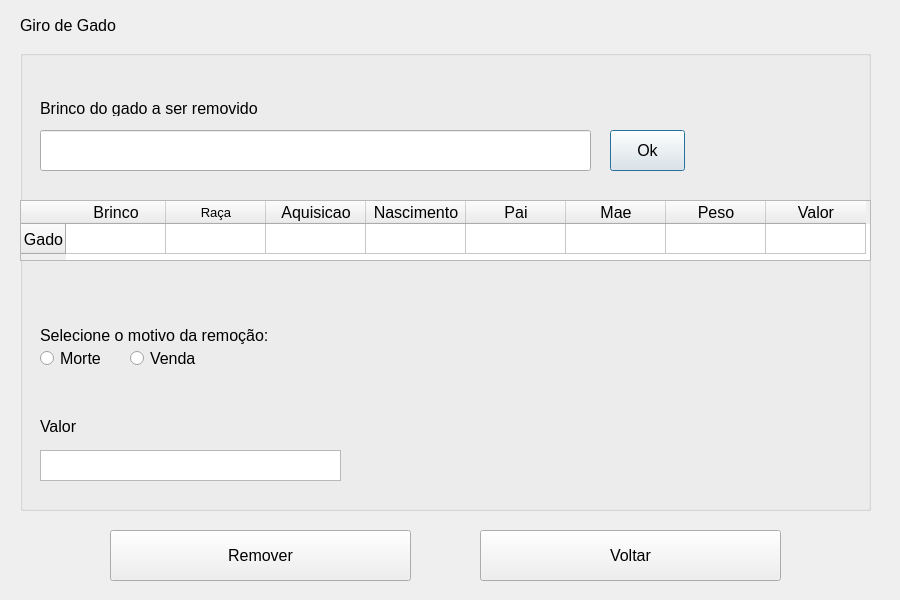
<?xml version="1.0" encoding="UTF-8"?>
<ui version="4.0">
 <class>CattleRemoveScreen</class>
 <widget class="QDialog" name="CattleRemoveScreen">
  <property name="geometry">
   <rect>
    <x>0</x>
    <y>0</y>
    <width>900</width>
    <height>600</height>
   </rect>
  </property>
  <property name="windowTitle">
   <string>Tela de Exclusão de Gado</string>
  </property>
  <widget class="QLabel" name="labelTitle">
   <property name="geometry">
    <rect>
     <x>20</x>
     <y>10</y>
     <width>121</width>
     <height>31</height>
    </rect>
   </property>
   <property name="font">
    <font>
     <pointsize>12</pointsize>
    </font>
   </property>
   <property name="text">
    <string>Giro de Gado</string>
   </property>
  </widget>
  <widget class="QGroupBox" name="groupBox">
   <property name="geometry">
    <rect>
     <x>20</x>
     <y>50</y>
     <width>851</width>
     <height>461</height>
    </rect>
   </property>
   <property name="title">
    <string/>
   </property>
   <widget class="QRadioButton" name="radioButtonDeath">
    <property name="geometry">
     <rect>
      <x>20</x>
      <y>300</y>
      <width>82</width>
      <height>17</height>
     </rect>
    </property>
    <property name="font">
     <font>
      <pointsize>12</pointsize>
     </font>
    </property>
    <property name="text">
     <string>Morte</string>
    </property>
   </widget>
   <widget class="QRadioButton" name="radioButtonSell">
    <property name="geometry">
     <rect>
      <x>110</x>
      <y>300</y>
      <width>82</width>
      <height>17</height>
     </rect>
    </property>
    <property name="font">
     <font>
      <pointsize>12</pointsize>
     </font>
    </property>
    <property name="text">
     <string>Venda</string>
    </property>
   </widget>
   <widget class="QTextEdit" name="inputPrice">
    <property name="geometry">
     <rect>
      <x>20</x>
      <y>400</y>
      <width>301</width>
      <height>31</height>
     </rect>
    </property>
    <property name="font">
     <font>
      <pointsize>12</pointsize>
     </font>
    </property>
   </widget>
   <widget class="QLabel" name="labelPrice">
    <property name="geometry">
     <rect>
      <x>20</x>
      <y>370</y>
      <width>47</width>
      <height>13</height>
     </rect>
    </property>
    <property name="font">
     <font>
      <pointsize>12</pointsize>
     </font>
    </property>
    <property name="text">
     <string>Valor</string>
    </property>
   </widget>
   <widget class="QLabel" name="labelReason">
    <property name="geometry">
     <rect>
      <x>20</x>
      <y>270</y>
      <width>231</width>
      <height>31</height>
     </rect>
    </property>
    <property name="font">
     <font>
      <pointsize>12</pointsize>
     </font>
    </property>
    <property name="text">
     <string>Selecione o motivo da remoção:</string>
    </property>
   </widget>
   <widget class="QTableWidget" name="cattleRemoveTable">
    <property name="geometry">
     <rect>
      <x>0</x>
      <y>150</y>
      <width>851</width>
      <height>61</height>
     </rect>
    </property>
    <property name="font">
     <font>
      <pointsize>12</pointsize>
     </font>
    </property>
    <row>
     <property name="text">
      <string>Gado</string>
     </property>
     <property name="textAlignment">
      <set>AlignCenter</set>
     </property>
    </row>
    <column>
     <property name="text">
      <string>Brinco</string>
     </property>
    </column>
    <column>
     <property name="text">
      <string>Raça</string>
     </property>
     <property name="font">
      <font>
       <pointsize>10</pointsize>
      </font>
     </property>
    </column>
    <column>
     <property name="text">
      <string>Aquisicao</string>
     </property>
    </column>
    <column>
     <property name="text">
      <string>Nascimento</string>
     </property>
    </column>
    <column>
     <property name="text">
      <string>Pai</string>
     </property>
    </column>
    <column>
     <property name="text">
      <string>Mae</string>
     </property>
    </column>
    <column>
     <property name="text">
      <string>Peso</string>
     </property>
    </column>
    <column>
     <property name="text">
      <string>Valor</string>
     </property>
    </column>
    <item row="0" column="0">
     <property name="text">
      <string/>
     </property>
     <property name="textAlignment">
      <set>AlignCenter</set>
     </property>
    </item>
    <item row="0" column="1">
     <property name="text">
      <string/>
     </property>
     <property name="font">
      <font>
       <family>MS Shell Dlg 2</family>
       <pointsize>10</pointsize>
      </font>
     </property>
     <property name="textAlignment">
      <set>AlignCenter</set>
     </property>
    </item>
    <item row="0" column="2">
     <property name="text">
      <string/>
     </property>
     <property name="textAlignment">
      <set>AlignCenter</set>
     </property>
    </item>
    <item row="0" column="3">
     <property name="text">
      <string/>
     </property>
     <property name="textAlignment">
      <set>AlignCenter</set>
     </property>
    </item>
    <item row="0" column="4">
     <property name="text">
      <string/>
     </property>
     <property name="textAlignment">
      <set>AlignCenter</set>
     </property>
    </item>
    <item row="0" column="5">
     <property name="text">
      <string/>
     </property>
     <property name="textAlignment">
      <set>AlignCenter</set>
     </property>
    </item>
    <item row="0" column="6">
     <property name="text">
      <string/>
     </property>
     <property name="textAlignment">
      <set>AlignCenter</set>
     </property>
    </item>
    <item row="0" column="7">
     <property name="text">
      <string/>
     </property>
     <property name="textAlignment">
      <set>AlignCenter</set>
     </property>
    </item>
   </widget>
   <widget class="QLineEdit" name="inputCattleEarring">
    <property name="geometry">
     <rect>
      <x>20</x>
      <y>80</y>
      <width>551</width>
      <height>41</height>
     </rect>
    </property>
    <property name="font">
     <font>
      <pointsize>12</pointsize>
     </font>
    </property>
   </widget>
   <widget class="QLabel" name="labelCattleEarring">
    <property name="geometry">
     <rect>
      <x>20</x>
      <y>50</y>
      <width>221</width>
      <height>16</height>
     </rect>
    </property>
    <property name="font">
     <font>
      <pointsize>12</pointsize>
     </font>
    </property>
    <property name="text">
     <string>Brinco do gado a ser removido</string>
    </property>
   </widget>
   <widget class="QPushButton" name="okButton">
    <property name="geometry">
     <rect>
      <x>590</x>
      <y>80</y>
      <width>75</width>
      <height>41</height>
     </rect>
    </property>
    <property name="font">
     <font>
      <pointsize>12</pointsize>
     </font>
    </property>
    <property name="text">
     <string>Ok</string>
    </property>
   </widget>
  </widget>
  <widget class="QPushButton" name="removeButton">
   <property name="geometry">
    <rect>
     <x>110</x>
     <y>530</y>
     <width>301</width>
     <height>51</height>
    </rect>
   </property>
   <property name="font">
    <font>
     <pointsize>12</pointsize>
    </font>
   </property>
   <property name="text">
    <string>Remover</string>
   </property>
  </widget>
  <widget class="QPushButton" name="backButton">
   <property name="geometry">
    <rect>
     <x>480</x>
     <y>530</y>
     <width>301</width>
     <height>51</height>
    </rect>
   </property>
   <property name="font">
    <font>
     <pointsize>12</pointsize>
    </font>
   </property>
   <property name="text">
    <string>Voltar</string>
   </property>
  </widget>
 </widget>
 <resources/>
 <connections>
  <connection>
   <sender>radioButtonSell</sender>
   <signal>toggled(bool)</signal>
   <receiver>inputPrice</receiver>
   <slot>setVisible(bool)</slot>
   <hints>
    <hint type="sourcelabel">
     <x>67</x>
     <y>178</y>
    </hint>
    <hint type="destinationlabel">
     <x>76</x>
     <y>300</y>
    </hint>
   </hints>
  </connection>
  <connection>
   <sender>radioButtonSell</sender>
   <signal>toggled(bool)</signal>
   <receiver>labelPrice</receiver>
   <slot>setVisible(bool)</slot>
   <hints>
    <hint type="sourcelabel">
     <x>104</x>
     <y>179</y>
    </hint>
    <hint type="destinationlabel">
     <x>62</x>
     <y>277</y>
    </hint>
   </hints>
  </connection>
 </connections>
</ui>
